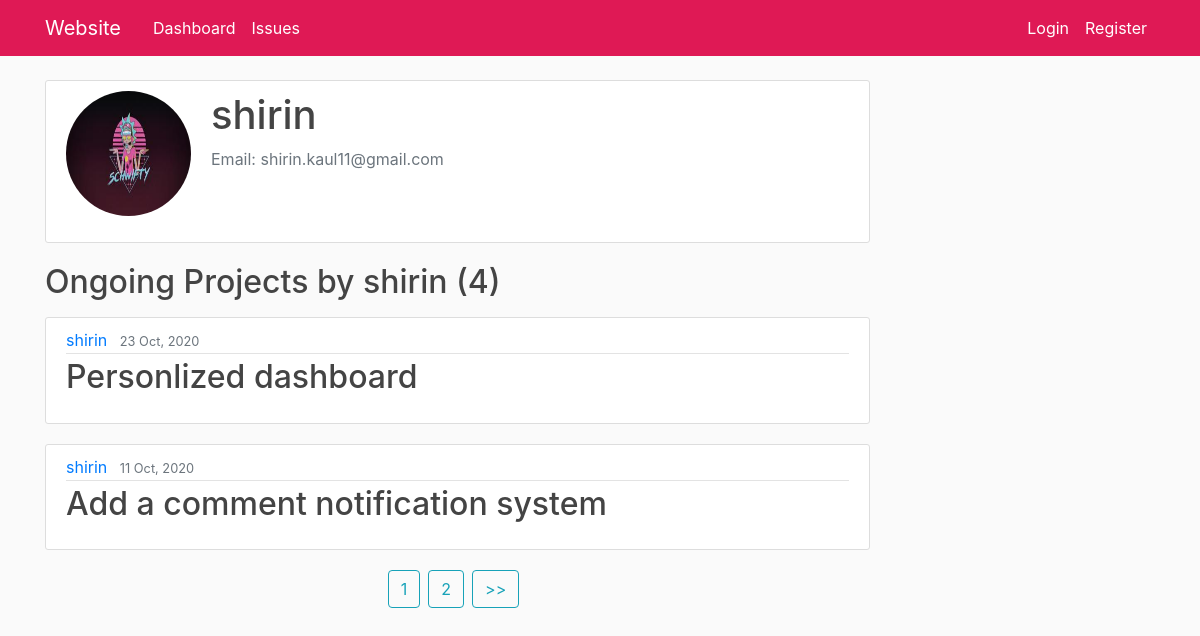
/user/shirin/, run on the app's committed database.
### users/models.py (models this page shows, shortened)
class Profile(models.Model):
    user = models.OneToOneField(User, on_delete=models.CASCADE)
    image = models.ImageField(default='default.png', upload_to='profile_pics')

### issue/models.py (models this page shows, shortened)
class Issue(models.Model):
    PRIORITY_CHOICES= (
        ('high','high'),
        ('medium','medium'),
        ('low', 'low')
    )
    title=models.CharField(max_length=100)
    content=RichTextUploadingField(verbose_name='Body',null=True,blank=True)
    date_created=models.DateTimeField(default=timezone.now)
    priority=models.CharField(max_length=30, choices=PRIORITY_CHOICES)
    author = models.ManyToManyField(User)
    completed = models.BooleanField(default=False)
    def body_summary(self):
        return markdownify(self.content[:200] + "...")

### issue/views.py (the view)
# urls.py: path('user/<str:username>/',issue_views.UserIssue, name="user-issues"),
def UserIssue(request,username):
    this_user = get_object_or_404(User, username=username)
    posts = this_user.issue_set.filter(completed=False).order_by('-id')
    paginator = Paginator(posts, 2) # Show 4 blogs per page.
    page_number = request.GET.get('page', 1)
    try:
        page_obj = paginator.page(page_number)
    except PageNotAnInteger:
        page_obj = paginator.page(1)
    except EmptyPage:
        page_obj = paginator.page(paginator.num_pages)
    context = {
        'this_user': this_user,
        'posts': page_obj,
    }
    return render(request, 'issue/user_issues.html', context)

### issue/templates/issue/user_issues.html (shortened to what this page needs)
{% extends "issue/base.html" %}
{% block content %}
<div class="col-md-9">
    <div class="content-section">
        <div class="media">
        <img class="rounded-circle account-img" src="{{ this_user.profile.image.url }}">
        <div class="media-body">
            <h2 class="account-heading">{{this_user.username}}</h2>
            <p class="text-secondary"> Email: {{this_user.email}}</p>
        </div>
        </div>
    </div>
</div>
<div class="col-md-9">
    {% if posts.paginator.count %}
        {% if not posts.first.completed %}
            <h2 class ="mb-3">Ongoing Projects by {{this_user.username}} ({{posts.paginator.count}})</h2>
        {% else %}
            <h2 class ="mb-3">Completed Projects by {{this_user.username}} ({{posts.paginator.count}})</h2>
        {% endif %}
    {% else %}
        <p class ="mb-3">Nothing to show here...</p>
    {% endif %}
    {% for post in posts %}
    <article class="media content-section">
        <div class="media-body">
            <div class="article-metadata">
                <a class="mr-2" href="{% url 'user-issues' post.author.first.username %}">{{ post.author.first }}</a>
                <small class="text-muted">{{ post.date_created|date:"j M, Y"}}</small>
            </div>
                <h2><a class="article-title" href="{% url 'issue-detail' post.id %}">{{ post.title }}</a></h2>
        </div>
    </article>
    {%endfor%}
    <div class="d-flex justify-content-center">
    {% if posts.has_other_pages %}
        {% for num in posts.paginator.page_range %}
            {% if posts.number == num %}
                <a class="btn btn-outline-info mb-4 mr-2" href="?page={{ num }}">{{num}}</a>
            {% elif num > posts.number|add:'-2' and num < posts.number|add:'2' %}
                <a class="btn btn-outline-info mb-4 mr-2" href="?page={{ num }}">{{num}}</a>
            {% endif %}
        {% endfor %}
        {% if posts.has_next %}
            <a class="btn btn-outline-info mb-4 mr-2" href="?page={{page_obj.next_page_number}}">
                >>
            </a>
        {% endif %}
    {% endif %}
        </div>
    </div>
</div>
{%endblock content%}

### issue/static/issue/main.css (style rules this page uses)
body { background: #fafafa; color: #333333; margin-top: 5rem; }
h1, h2, h3, h4, h5, h6 { color: #444444; }
.content-section { background: #ffffff; padding: 10px 20px; border: 1px solid #dddddd; border-radius: 3px; margin-bottom: 20px; }
.article-title { color: #444444; }
.article-metadata { padding-bottom: 1px; margin-bottom: 4px; border-bottom: 1px solid #e3e3e3 }
.account-img { height: 125px; width: 125px; margin-right: 20px; margin-bottom: 16px; }
.account-heading { font-size: 2.5rem; }

### data on the page
Issue: author.first "shirin", date_created "23 Oct, 2020", title "Personlized dashboard"
Issue: author.first "shirin", date_created "11 Oct, 2020", title "Add a comment notification system"

### other printed values
{{ this_user.username }} "shirin"
{{ this_user.email }} "shirin.kaul11@gmail.com"
{{ posts.paginator.count }} "4"
{{ num }} "1"
{{ num }} "2"
